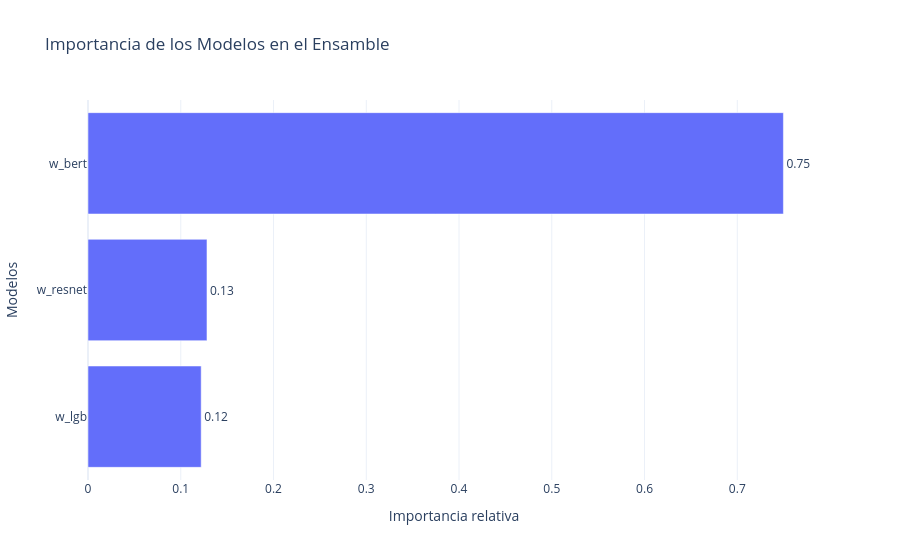

Notebook code for this chart:
### Code cell
fig = plot_param_importances(study_blend, evaluator= FanovaImportanceEvaluator(seed=24))
fig.update_layout(
    title="Importancia de los Modelos en el Ensamble",
    xaxis_title="Importancia relativa",
    yaxis_title="Modelos",
    template="plotly_white"
)
fig.show()

### Figure 1 — Plotly figure (JSON) as saved in the notebook; plotly's stock layout.template omitted (floating-point values rounded to 4 significant figures)
{"data": [{"cliponaxis": false, "hovertemplate": ["w_lgb (FloatDistribution): 0.12202001146188948<extra></extra>", "w_resnet (FloatDistribution): 0.12827162781953028<extra></extra>", "w_bert (FloatDistribution): 0.7497083607185802<extra></extra>"], "name": "Objective Value", "orientation": "h", "text": ["0.12", "0.13", "0.75"], "textposition": "outside", "type": "bar", "x": [0.122, 0.1283, 0.7497], "y": ["w_lgb", "w_resnet", "w_bert"]}], "layout": {"title": {"text": "Importancia de los Modelos en el Ensamble"}, "xaxis": {"title": {"text": "Importancia relativa"}}, "yaxis": {"title": {"text": "Modelos"}}}}
